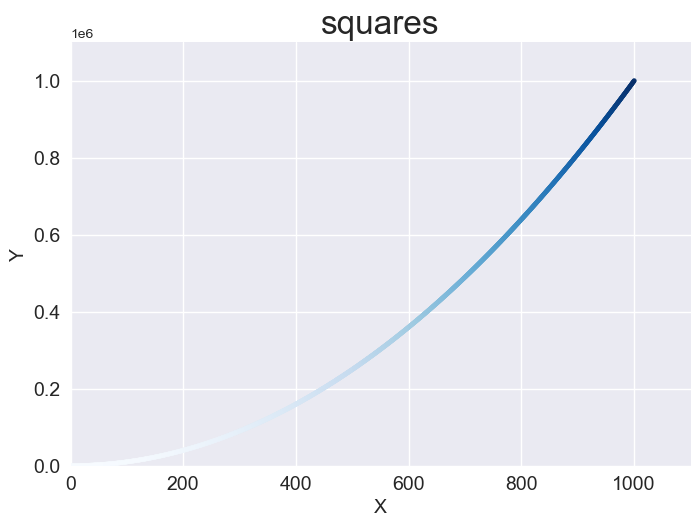

Write the Python code that produced this figure.
import matplotlib.pyplot as plt

plt.style.use('seaborn')
fig,ax = plt.subplots()
x_values = range(1,1001)
y_values = [x**2 for x in x_values]
ax.scatter(x_values,y_values,c=y_values,cmap=plt.cm.Blues ,s = 10)
ax.set_title('squares',fontsize = 24)
ax.set_xlabel('X',fontsize = 14)
ax.set_ylabel('Y',fontsize = 14)
ax.tick_params(axis = 'both',which = 'major',labelsize = 14)
ax.axis([0,1100,0,1100000])
plt.show()
# plt.savefig('scatter.png',bbox_inches='tight')